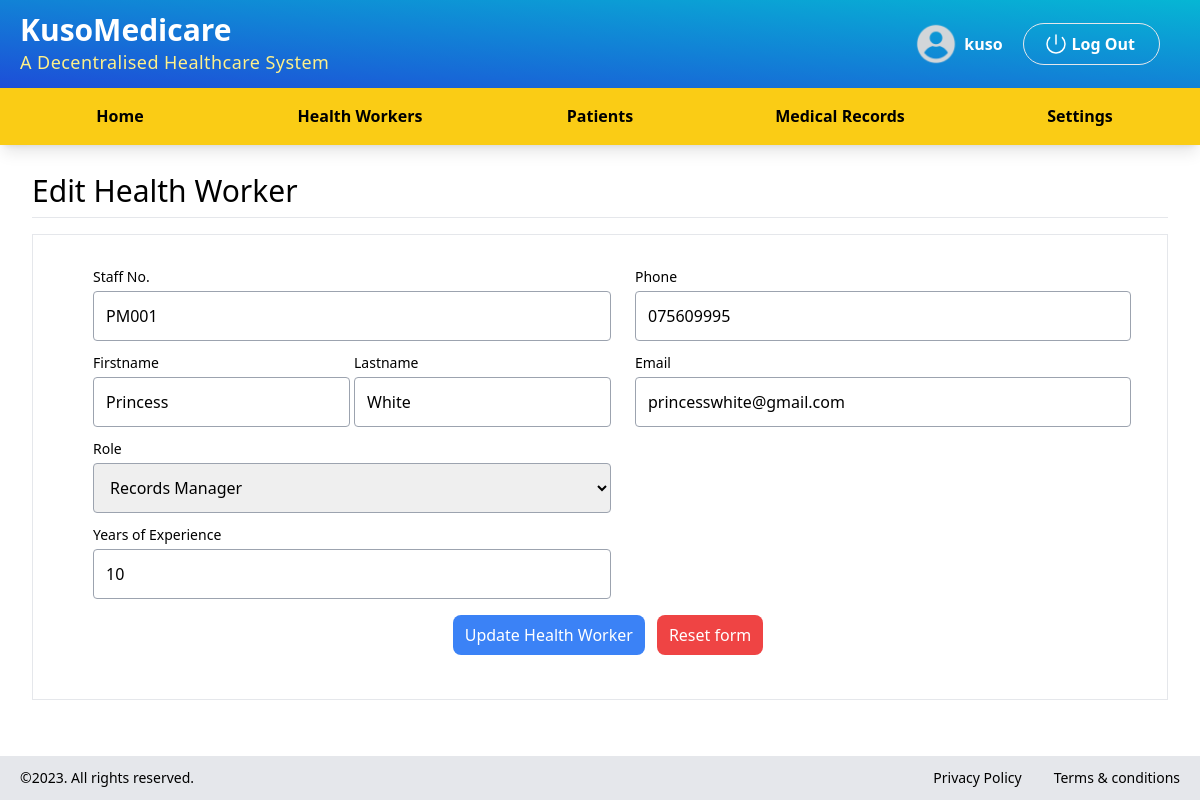
Screenshot of /hcp/hcp_health_worker/edit/4 (signed in) with the database file from the repository.
### myapp/models.py (models this page shows)
class HealthWorker(models.Model):
    healthprovider = models.ForeignKey(HealthProvider, on_delete=models.CASCADE, related_name='hcp_worker')
    staffno = models.CharField(max_length=50)
    firstname = models.CharField(max_length=50, blank=True)
    lastname = models.CharField(max_length=50, blank=True)
    role = models.CharField(max_length=200)
    experience = models.CharField(max_length=5)
    phone = models.CharField(max_length=50)
    email = models.CharField(max_length=200)
    picture = models.CharField(max_length=200)
    user = models.ForeignKey(User, on_delete=models.CASCADE, related_name='hw_user')
    date = models.DateTimeField(default=datetime.now, blank=True)

class Role(models.Model):
    name = models.CharField(max_length=100)
    date = models.DateTimeField(default=datetime.now, blank=True)

### myapp/views.py (the view)
# urls.py: path('hcp/hcp_health_worker/edit/<int:id>', views.hcp_health_worker_edit, name='hcp_health_worker_edit'),
@login_required
def hcp_health_worker_edit(request, id):
    if HealthWorker.objects.filter(id=id).exists():
        health_worker = HealthWorker.objects.get(id=id)
        roles = Role.objects.all()
        context = {
            'healthWorker' : health_worker,
            'roles' : roles
        }
        return render(request, 'hcp/hcp_health_worker_edit.html', context)
    else:
        return redirect('hcp_health_worker')

### templates/hcp/hcp_health_worker_edit.html (shortened to what this page needs)
{% extends "layout/base.html" %}
{% load static %}
{% block content %}
    <div>
        {% include 'partial/_hcp_nav.html' %}
    </div>
    <div class="content-section flex-1 flex-col px-8 py-5">
        <div class="text-3xl border-b border-gray-200 py-2">
            Edit Health Worker
        </div>
        <div class="flex flex-col border mt-4 p-4">
            <div class="flex flex-col flex-1 w-[100%] mx-auto gap-4">
                    <div class="border-0 flex px-3 py-3">
                            <div class="flex flex-col flex-1">
                                    <form method="POST" action="{% url 'hcp_health_worker_update' healthWorker.id  %}" class="flex flex-col w-[100%] space-x-4">
                                        <div class="flex ">
                                                        <div class="left-pane flex-col flex-1 px-4">
                                                                    <div class="flex flex-col border-1">
                                                                        <label
                                                                            for="staffno" class="py-1 text-sm">
                                                                        Staff No.
                                                                        </label>
                                                                        <input type="text" id="staffno" name="staffno" class="border rounded
                                                                                                                    border-gray-400 py-3 px-3"
                                                                                                                    value="{{ healthWorker.staffno }}" required />
                                                                    </div>
                                                                    <div class="flex space-x-1">
                                                                            <div class="flex-1">
                                                                                    <div class="flex flex-col border-1 mt-2">
                                                                                        <label
                                                                                            for="firstname" class="py-1 text-sm">
                                                                                            Firstname
                                                                                        </label>
                                                                                        <input type="text" id="firstname" name="firstname" class="border rounded
                                                                                                                                    border-gray-400 py-3 px-3"
                                                                                                                                    value="{{ healthWorker.firstname }}" required />
                                                                                    </div>
                                                                            </div>
                                                                            <div class="flex-1">
                                                                                    <div class="flex flex-col border-1 mt-2">
                                                                                        <label
                                                                                            for="lastname" class="py-1 text-sm">
                                                                                            Lastname
                                                                                        </label>
                                                                                        <input type="text" id="lastname" name="lastname" class="border rounded
                                                                                                                                    border-gray-400 py-3 px-3"
                                                                                                                                    value="{{ healthWorker.lastname }}" required />
                                                                                    </div>
                                                                            </div>
                                                                    </div>
                                                                    <div class="flex flex-col border-1 mt-2">
                                                                        <label
                                                                            for="role" class="py-1 text-sm">
                                                                            Role
                                                                        </label>
                                                                        <select type="text" id="role" name="role" class="border rounded
                                                                                                                    border-gray-400 py-3 px-3"
                                                                                                                     required>
                                                                            {% for role in roles %}
                                                                                <option {% if role.name in healthWorker.role %}selected{% endif %} >{{ role.name }}</option>
                                                                            {% endfor %}
                                                                        </select>
                                                                    </div>
                                                                    <div class="flex flex-col border-1 mt-2">
                                                                        <label
                                                                            for="experience" class="py-1 text-sm">
                                                                            Years of Experience
                                                                        </label>
                                                                        <input type="number" id="experience" name="experience" class="border rounded
                                                                                                                    border-gray-400 py-3 px-3"
                                                                                                                    value="{{ healthWorker.experience }}" required />
                                                                    </div>
                                                        </div>
                                                        <div class="flex-1 px-2">
                                                                    <div class="flex flex-col border-1">
                                                                        <label
                                                                            for="phone" class="py-1 text-sm">
                                                                            Phone
                                                                        </label>
                                                                        <input type="text" id="phone" name="phone" class="border rounded
                                                                                                                    border-gray-400 py-3 px-3"
                                                                                                                    value="{{ healthWorker.phone }}" required />
                                                                    </div>
                                                                    <div class="flex flex-col border-1 mt-2">
                                                                        <label
                                                                            for="email" class="py-1 text-sm">
                                                                            Email
                                                                        </label>
                                                                        <input type="email" id="email" name="email" class="border rounded
                                                                                                                    border-gray-400 py-3 px-3"
                                                                                                                    value="{{ healthWorker.email }}" required />
                                                                    </div>
                                                        </div>
                                        </div>
                                        <div class="border-0 text-center mt-3">
                                            <div class="flex justify-center space-x-3">
                                                <button type="submit" class="bg-blue-500 bg-rounded py-2 px-3 rounded-lg text-white mt-1">
                                                    Update Health Worker
                                                </button>
                                                <a href="{% url 'hcp_health_worker' %}" class="bg-red-500 bg-rounded py-2 px-3 rounded-lg text-white mt-1">
                                                    Reset form
                                                </a>
                                            </div>
                                        </div>
                                    </form>
                            </div>
                    </div>
            </div>
        </div>
    </div>
{% endblock %}

### templates/partial/_hcp_nav.html
{% load static %}
<div class="top-section flex justify-between py-3 bg-gradient-to-tr from-blue-700 to-cyan-500 ">
    <div class="px-5 border-0">
        <div class="">
            <p class="text-3xl font-bold text-white ">KusoMedicare</p>
        </div>
        <div class="text-lg tracking-wide text-yellow-200">A Decentralised Healthcare System</div>
    </div>
    <div class="flex px-10 justify-center items-center gap-1 text-white font-semibold">
        <div>
                <img src="{% static 'avatars/default_avatar.png' %}" class="h-12 w-12" />
        </div>
        <div>
            <a class="hover:underline" href="#">{{ user.username }}</a>
        </div>
        <a href="{% url 'logout' %}" class="flex ml-4 border px-5 py-2 rounded-full  hover:bg-cyan-500">
            <svg class="w-6 h-6" xmlns="http://www.w3.org/2000/svg" fill="none" viewBox="0 0 24 24" stroke-width="1.5" stroke="currentColor" class="w-6 h-6">
                <path stroke-linecap="round" stroke-linejoin="round" d="M5.636 5.636a9 9 0 1012.728 0M12 3v9"
                />
            </svg>
            <span class="mx-1">Log Out</span>
        </a>
    </div>
</div>
<div class="flex shadow-lg">
        <div class="mx-auto grid grid-cols-5 border-b border-yellow-400 w-full">
                <a href="{% url 'hcp_home' %}" class="border-0 text-center py-4 bg-yellow-400 text-md font-semibold hover:bg-yellow-300">
                        Home
                </a>
                <a href="{% url 'hcp_health_worker' %}" class="border-0 text-center py-4 bg-yellow-400 text-md font-semibold hover:bg-yellow-300">
                        Health Workers
                </a>
                <a href="{% url 'hcp_patient' %}" class="border-0 text-center py-4 bg-yellow-400 text-md font-semibold hover:bg-yellow-300">
                        Patients
                </a>
                <a href="{% url 'hcp_medical_record' %}" class="border-0 text-center py-4 bg-yellow-400 text-md font-semibold hover:bg-yellow-300">
                        Medical Records
                </a>
                <a href="{% url 'hcp_settings' %}" class="border-0 text-center py-4 bg-yellow-400 text-md font-semibold hover:bg-yellow-300">
                        Settings
                </a>
        </div>
</div>

### rows the page displays
HealthWorker: staffno "PM001", firstname "Princess", lastname "White", role "Records Manager", experience "10", phone "075609995", email "princesswhite@gmail.com"

### other values shown
{{ user.username }} "kuso"
